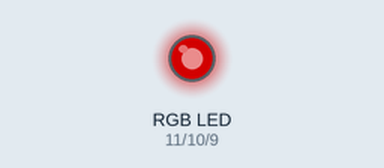
Simulated run of this sketch. Board: Arduino Uno, built with avr-gcc and run on an emulated ATmega328P. On the bench: an RGB LED mixed from three pins (HIGH = lit). Dim RGB values are drawn brighter than linear.

Above: at 0.1 s.
Timing chart, 0 to 2.5 s (numbered marks = the images above):
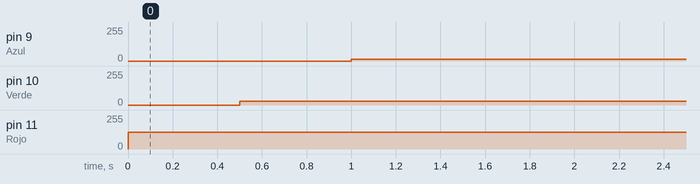

The sketch:

p_02.ino
```cpp
int Rojo = 11; // declaramos los pines PWM que vamos a utilizar
int Verde = 10;
int Azul = 9;
void setup(){
pinMode(Rojo, OUTPUT); // declaramos el pin como la salida
pinMode(Verde, OUTPUT);
pinMode(Azul, OUTPUT);
}
void loop(){
analogWrite(Rojo, 124); // escribimos del valor en PIN Rojo
delay(500);
analogWrite(Verde, 28); // escribimos del valor en PIN Verde
delay (500);
analogWrite(Azul, 12); // escribimos del valor en PIN Azul
delay (500);
}
```

Measured:
- by itself, pin 9 (Azul): 0/255 → 12/255 at 1.0 s
- by itself, pin 10 (Verde): 0/255 → 28/255 at 0.50 s
- by itself, pin 11 (Rojo): 0/255 → 124/255 at 0.00 s
